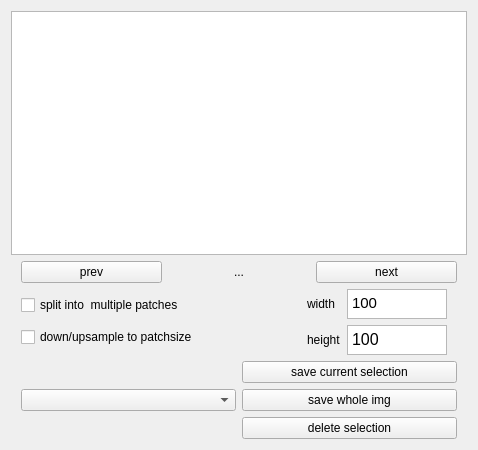
<?xml version="1.0" encoding="UTF-8"?>
<ui version="4.0">
 <class>LabelToolWidget</class>
 <widget class="QWidget" name="LabelToolWidget">
  <property name="geometry">
   <rect>
    <x>0</x>
    <y>0</y>
    <width>478</width>
    <height>450</height>
   </rect>
  </property>
  <property name="windowTitle">
   <string>Label Tool</string>
  </property>
  <layout class="QVBoxLayout" name="verticalLayout">
   <item>
    <widget class="QGraphicsView" name="graphicsView"/>
   </item>
   <item>
    <layout class="QHBoxLayout" name="imgFlow">
     <property name="sizeConstraint">
      <enum>QLayout::SetDefaultConstraint</enum>
     </property>
     <property name="leftMargin">
      <number>10</number>
     </property>
     <property name="topMargin">
      <number>0</number>
     </property>
     <property name="rightMargin">
      <number>10</number>
     </property>
     <property name="bottomMargin">
      <number>0</number>
     </property>
     <item>
      <widget class="QPushButton" name="prevButton">
       <property name="text">
        <string>prev</string>
       </property>
      </widget>
     </item>
     <item>
      <widget class="QLabel" name="imgShowLabel">
       <property name="text">
        <string>...</string>
       </property>
       <property name="alignment">
        <set>Qt::AlignCenter</set>
       </property>
      </widget>
     </item>
     <item>
      <widget class="QPushButton" name="nextButton">
       <property name="text">
        <string>next</string>
       </property>
      </widget>
     </item>
    </layout>
   </item>
   <item>
    <layout class="QHBoxLayout" name="horizontalLayout_2">
     <property name="leftMargin">
      <number>10</number>
     </property>
     <property name="topMargin">
      <number>0</number>
     </property>
     <property name="rightMargin">
      <number>10</number>
     </property>
     <property name="bottomMargin">
      <number>0</number>
     </property>
     <item>
      <layout class="QVBoxLayout" name="verticalLayout_5">
       <property name="leftMargin">
        <number>0</number>
       </property>
       <property name="topMargin">
        <number>0</number>
       </property>
       <property name="rightMargin">
        <number>0</number>
       </property>
       <property name="bottomMargin">
        <number>0</number>
       </property>
       <item>
        <widget class="QCheckBox" name="split_into_patches">
         <property name="text">
          <string>split into  multiple patches</string>
         </property>
        </widget>
       </item>
       <item>
        <widget class="QCheckBox" name="down_up_sample">
         <property name="text">
          <string>down/upsample to patchsize</string>
         </property>
        </widget>
       </item>
      </layout>
     </item>
     <item>
      <spacer name="horizontalSpacer">
       <property name="orientation">
        <enum>Qt::Horizontal</enum>
       </property>
       <property name="sizeHint" stdset="0">
        <size>
         <width>40</width>
         <height>20</height>
        </size>
       </property>
      </spacer>
     </item>
     <item>
      <layout class="QVBoxLayout" name="verticalLayout_4">
       <property name="leftMargin">
        <number>0</number>
       </property>
       <property name="topMargin">
        <number>0</number>
       </property>
       <property name="rightMargin">
        <number>0</number>
       </property>
       <property name="bottomMargin">
        <number>0</number>
       </property>
       <item>
        <layout class="QHBoxLayout" name="horizontalLayout_4">
         <property name="leftMargin">
          <number>10</number>
         </property>
         <property name="topMargin">
          <number>0</number>
         </property>
         <property name="rightMargin">
          <number>10</number>
         </property>
         <property name="bottomMargin">
          <number>0</number>
         </property>
         <item>
          <widget class="QLabel" name="widthLabel">
           <property name="maximumSize">
            <size>
             <width>50</width>
             <height>20</height>
            </size>
           </property>
           <property name="text">
            <string>width</string>
           </property>
          </widget>
         </item>
         <item>
          <widget class="QTextBrowser" name="widthTextBrowser">
           <property name="sizePolicy">
            <sizepolicy hsizetype="Fixed" vsizetype="Fixed">
             <horstretch>0</horstretch>
             <verstretch>0</verstretch>
            </sizepolicy>
           </property>
           <property name="maximumSize">
            <size>
             <width>100</width>
             <height>30</height>
            </size>
           </property>
           <property name="verticalScrollBarPolicy">
            <enum>Qt::ScrollBarAlwaysOff</enum>
           </property>
           <property name="readOnly">
            <bool>false</bool>
           </property>
           <property name="html">
            <string>&lt;!DOCTYPE HTML PUBLIC &quot;-//W3C//DTD HTML 4.0//EN&quot; &quot;http://www.w3.org/TR/REC-html40/strict.dtd&quot;&gt;
&lt;html&gt;&lt;head&gt;&lt;meta name=&quot;qrichtext&quot; content=&quot;1&quot; /&gt;&lt;style type=&quot;text/css&quot;&gt;
p, li { white-space: pre-wrap; }
&lt;/style&gt;&lt;/head&gt;&lt;body style=&quot; font-family:'Cantarell'; font-size:11pt; font-weight:400; font-style:normal;&quot;&gt;
&lt;p style=&quot; margin-top:0px; margin-bottom:0px; margin-left:0px; margin-right:0px; -qt-block-indent:0; text-indent:0px;&quot;&gt;100&lt;/p&gt;&lt;/body&gt;&lt;/html&gt;</string>
           </property>
          </widget>
         </item>
        </layout>
       </item>
       <item>
        <layout class="QHBoxLayout" name="horizontalLayout_3">
         <property name="leftMargin">
          <number>10</number>
         </property>
         <property name="topMargin">
          <number>0</number>
         </property>
         <property name="rightMargin">
          <number>10</number>
         </property>
         <property name="bottomMargin">
          <number>0</number>
         </property>
         <item>
          <widget class="QLabel" name="heightLabel">
           <property name="maximumSize">
            <size>
             <width>50</width>
             <height>20</height>
            </size>
           </property>
           <property name="text">
            <string>height</string>
           </property>
          </widget>
         </item>
         <item>
          <widget class="QTextBrowser" name="heightTextBrowser">
           <property name="sizePolicy">
            <sizepolicy hsizetype="Fixed" vsizetype="Fixed">
             <horstretch>0</horstretch>
             <verstretch>0</verstretch>
            </sizepolicy>
           </property>
           <property name="maximumSize">
            <size>
             <width>100</width>
             <height>30</height>
            </size>
           </property>
           <property name="verticalScrollBarPolicy">
            <enum>Qt::ScrollBarAlwaysOff</enum>
           </property>
           <property name="readOnly">
            <bool>false</bool>
           </property>
           <property name="html">
            <string>&lt;!DOCTYPE HTML PUBLIC &quot;-//W3C//DTD HTML 4.0//EN&quot; &quot;http://www.w3.org/TR/REC-html40/strict.dtd&quot;&gt;
&lt;html&gt;&lt;head&gt;&lt;meta name=&quot;qrichtext&quot; content=&quot;1&quot; /&gt;&lt;style type=&quot;text/css&quot;&gt;
p, li { white-space: pre-wrap; }
&lt;/style&gt;&lt;/head&gt;&lt;body style=&quot; font-family:'Cantarell'; font-size:11pt; font-weight:400; font-style:normal;&quot;&gt;
&lt;p style=&quot; margin-top:0px; margin-bottom:0px; margin-left:0px; margin-right:0px; -qt-block-indent:0; text-indent:0px;&quot;&gt;&lt;span style=&quot; font-size:12pt;&quot;&gt;100&lt;/span&gt;&lt;/p&gt;&lt;/body&gt;&lt;/html&gt;</string>
           </property>
          </widget>
         </item>
        </layout>
       </item>
      </layout>
     </item>
    </layout>
   </item>
   <item>
    <layout class="QHBoxLayout" name="horizontalLayout">
     <property name="leftMargin">
      <number>10</number>
     </property>
     <property name="topMargin">
      <number>0</number>
     </property>
     <property name="rightMargin">
      <number>10</number>
     </property>
     <property name="bottomMargin">
      <number>0</number>
     </property>
     <item>
      <layout class="QVBoxLayout" name="verticalLayout_3">
       <item>
        <widget class="QComboBox" name="comboBox"/>
       </item>
      </layout>
     </item>
     <item>
      <layout class="QVBoxLayout" name="verticalLayout_2">
       <property name="leftMargin">
        <number>0</number>
       </property>
       <property name="topMargin">
        <number>0</number>
       </property>
       <property name="rightMargin">
        <number>0</number>
       </property>
       <property name="bottomMargin">
        <number>0</number>
       </property>
       <item>
        <widget class="QPushButton" name="saveCurrentImg">
         <property name="text">
          <string>save current selection</string>
         </property>
        </widget>
       </item>
       <item>
        <widget class="QPushButton" name="saveSelection">
         <property name="text">
          <string>save whole img</string>
         </property>
        </widget>
       </item>
       <item>
        <widget class="QPushButton" name="deleteSelectionButton">
         <property name="text">
          <string>delete selection</string>
         </property>
        </widget>
       </item>
      </layout>
     </item>
    </layout>
   </item>
  </layout>
 </widget>
 <resources/>
 <connections/>
</ui>
